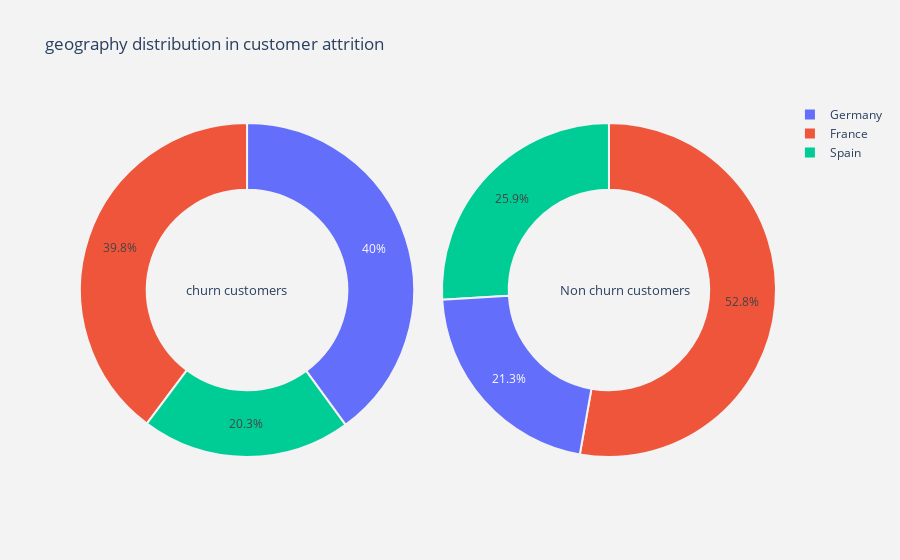

The code cell stored with this chart in its notebook:
### Code cell
plot_pie("geography")

### Figure 1 — Plotly figure (JSON) as saved in the notebook; plotly's stock layout.template omitted (floating-point values rounded to 4 significant figures)
{"data": [{"domain": {"x": [0, 0.48]}, "hole": 0.6, "hoverinfo": "label+percent+name", "labels": ["Germany", "France", "Spain"], "marker": {"line": {"color": "rgb(243,243,243)", "width": 2}}, "name": "Churn Customers", "type": "pie", "values": [814, 810, 413]}, {"domain": {"x": [0.52, 1]}, "hole": 0.6, "hoverinfo": "label+percent+name", "labels": ["France", "Spain", "Germany"], "marker": {"line": {"color": "rgb(243,243,243)", "width": 2}}, "name": "Non churn customers", "type": "pie", "values": [4204, 2064, 1695]}], "layout": {"annotations": [{"font": {"size": 13}, "showarrow": false, "text": "churn customers", "x": 0.15, "y": 0.5}, {"font": {"size": 13}, "showarrow": false, "text": "Non churn customers", "x": 0.88, "y": 0.5}], "paper_bgcolor": "rgb(243,243,243)", "plot_bgcolor": "rgb(243,243,243)", "title": {"text": "geography distribution in customer attrition "}}}
